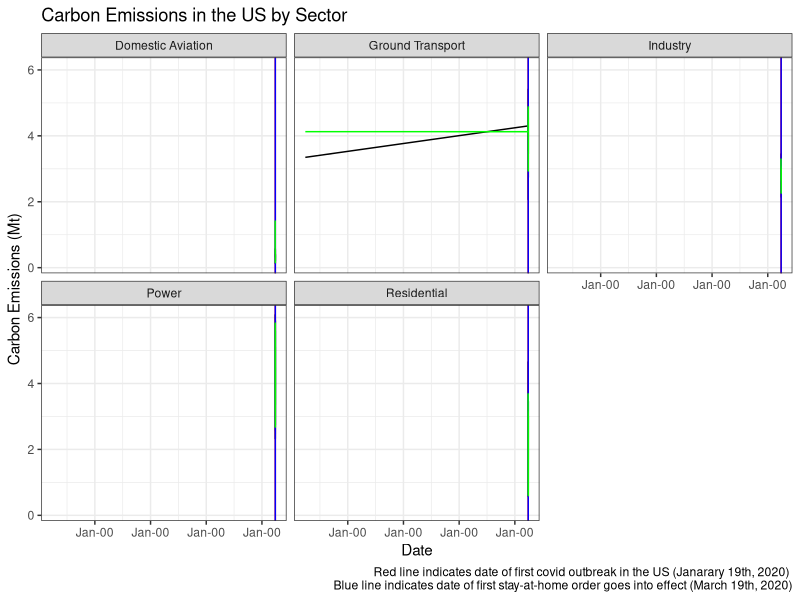

Here is the R script that generated this plot:
## ---- chunk 1
knitr::opts_chunk$set(echo = TRUE)
## ---- chunk 2
rm(list = ls())
library("dplyr")
library("tidyr")
library(tidyverse)
## ---- chunk 3
carbon <- read.csv("carbon-monitor-US.csv")
## ---- chunk 4

#remove rows with NA
carbon <- na.omit(carbon)

#remove country column
carbon$country...group.of.countries = NULL

head(carbon)

#modify dates
carbon <- carbon %>%
  mutate(date = as.Date(date, format = "%d/%m/%Y")) 
## ---- chunk 5
library("ggplot2")
library("dplyr")
library("dslabs")
library("readr")
library("zoo")
theme_set(theme_bw())
## ---- chunk 6
carbon$roll7 = rollmean(carbon$MtCO2.per.day, 10, na.pad=TRUE)
carbon <- carbon %>%
  na.omit()
plot <- ggplot(carbon, aes(x = date, y = MtCO2.per.day)) +
  geom_line()+
  ggtitle("Carbon Emissions in the US by Sector")+
  labs(x = "Date",y = "Carbon Emissions (Mt)", caption = "Red line indicates date of first covid outbreak in the US (Janarary 19th, 2020) \n Blue line indicates date of first stay-at-home order goes into effect (March 19th, 2020)")+
  geom_vline(xintercept =as.Date("19/01/2020","%d/%m/%Y"), color = "red", linetype = "solid")+
  geom_vline(xintercept =as.Date("19/03/2020","%d/%m/%Y"), color = "blue", linetype = "solid")  +
  facet_wrap(~sector)+
  geom_line(aes(y=roll7), col = "green")+scale_x_date(date_labels = "%b-%y")
plot
